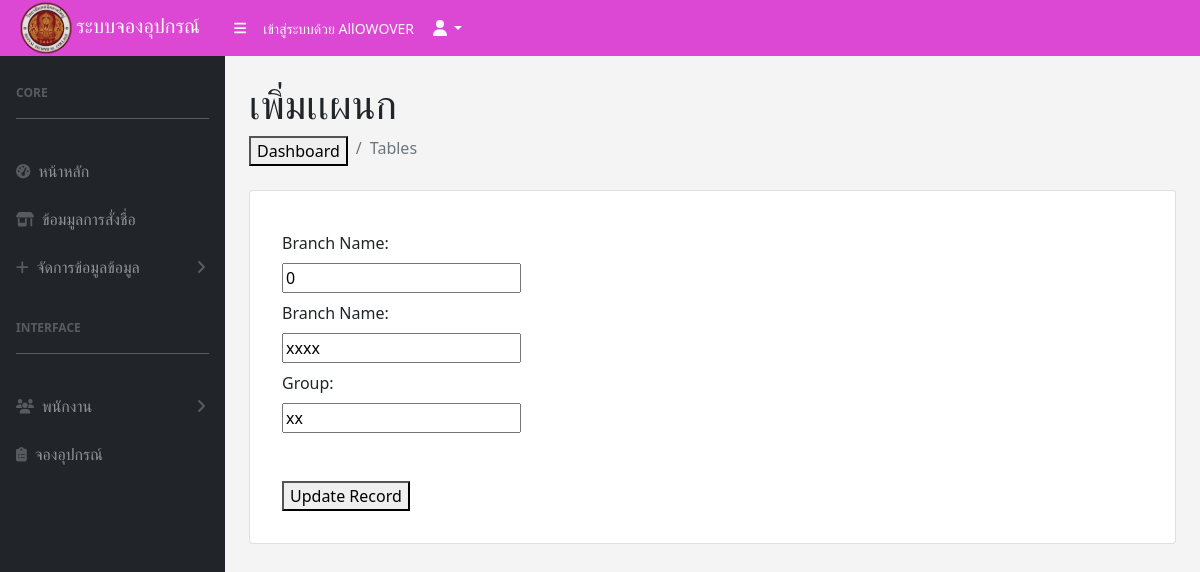
The app's page /admin/edit_v.php?idv=1 (signed in) with its own data.
### tables this page shows
CREATE TABLE `voc` (
  `id` int(255) NOT NULL,
  `branch_id` int(20) NOT NULL,
  `branch_name` varchar(100) NOT NULL,
  `group` varchar(5) NOT NULL
);

### admin/edit_v.php (the view, shortened to what this page needs)
<?php
include '../config/config.php';
if (isset($_GET['idv'])) {
    $idv = $_GET['idv'];
    $sqlEdit = "SELECT * FROM voc WHERE id = $idv";
    $resultEdit = $conn->query($sqlEdit);
    if ($resultEdit->num_rows > 0) {
        $rowEdit = $resultEdit->fetch_assoc();
    } else {
        echo "No record found!";
        exit;
    }
} else {
    echo "Invalid request!";
    exit;
}
include "../menu/menu_admin.php";
?>
<div id="layoutSidenav_content">
    <main>
        <div class="container-fluid px-4">
            <h1 class="mt-4">เพิ่มเเผนก</h1>
            <ol class="breadcrumb mb-4">
                <li class="breadcrumb-item"><button onclick='window.location.reload(true);'>Dashboard</button></li>
                <li class="breadcrumb-item active">Tables</li>
            </ol>
            <div class="card mb-4">
                <div class="card-body">
                    <div class="row">
                        <div class="col-sm-5">
                            <div class="card-body">
                                <form method="POST" action="">
                                    <div class="mt-2">
                                        <label for="branch_name">Branch Name:</label>
                                    </div>
                                    <div class="mt-2">
                                        <input type="text" name="branch_id" value="<?php echo $rowEdit['branch_id']; ?>" required>
                                    </div>
                                    <div class="mt-2">
                                        <label for="branch_name">Branch Name:</label>
                                    </div>
                                    <div class="mt-2">
                                        <input type="text" name="branch_name" value="<?php echo $rowEdit['branch_name']; ?>" required>
                                    </div>
                                    <div class="mt-2">
                                        <label for="group">Group:</label>
                                    </div>
                                    <div class="mt-2">
                                        <input type="text" name="group" value="<?php echo $rowEdit['group']; ?>" required>
                                    </div>
                                    <div class="mt-5">
                                        <button type="submit">Update Record</button>
                                    </div>
                                </form>
                            </div>
                        </div>
                    </div>
                </div>
    </main>
</div>
</body>
</html>

### records on screen
voc: branch_id "0", branch_name "xxxx", group "xx"

### other values on screen
$_SESSION['username'] "AllOWOVER"
